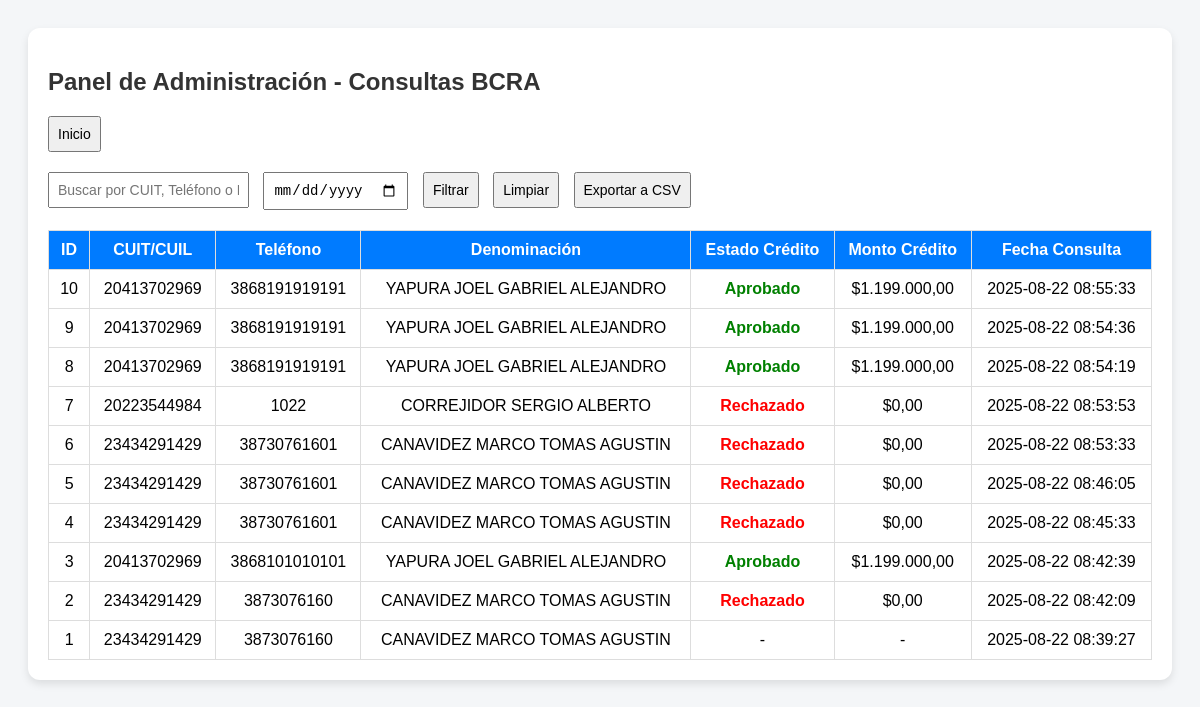
The page /admin_consultas.php on the database its author committed.
### tables this page shows
CREATE TABLE `consultas` (
  `id` int(11) NOT NULL,
  `cuit` varchar(11) NOT NULL,
  `telefono` varchar(20) NOT NULL,
  `denominacion` varchar(255) DEFAULT NULL,
  `fecha_consulta` timestamp NOT NULL DEFAULT current_timestamp(),
  `estado_credito` varchar(20) DEFAULT NULL,
  `monto_credito` decimal(12,2) DEFAULT NULL
);

### admin_consultas.php (the view, shortened to what this page needs)
<?php
$servername = "localhost";
$username = "root";
$password = "";
$dbname = "gestconsultasbcra";
$conn = new mysqli($servername, $username, $password, $dbname);
$search = isset($_GET['search']) ? $conn->real_escape_string($_GET['search']) : '';
$fecha = isset($_GET['fecha']) ? $conn->real_escape_string($_GET['fecha']) : '';
$sql = "SELECT * FROM consultas WHERE 1=1";
$sql .= " ORDER BY fecha_consulta DESC";
$result = $conn->query($sql);
?>
<!DOCTYPE html>
<html lang="es">
<head>
</head>
<body>
<div class="container">
    <h2>Panel de Administración - Consultas BCRA</h2>
    <form action="dashboard.php" method="get">
        <button type="submit">Inicio</button>
        </form>
    <form method="get" action="">
        <input type="text" name="search" placeholder="Buscar por CUIT, Teléfono o Nombre" value="<?php echo htmlspecialchars($search); ?>">
        <input type="date" name="fecha" value="<?php echo htmlspecialchars($fecha); ?>">
        <button type="submit">Filtrar</button>
        <a href="admin_consultas.php"><button type="button">Limpiar</button></a>
        <a href="export_consultas.php?search=<?php echo urlencode($search); ?>&fecha=<?php echo urlencode($fecha); ?>">
            <button type="button">Exportar a CSV</button>
        </a>
    </form>
    <table>
        <tr>
            <th>ID</th>
            <th>CUIT/CUIL</th>
            <th>Teléfono</th>
            <th>Denominación</th>
            <th>Estado Crédito</th>
            <th>Monto Crédito</th>
            <th>Fecha Consulta</th>
        </tr>
        <?php if ($result->num_rows > 0): ?>
            <?php while ($row = $result->fetch_assoc()): ?>
                <tr>
                    <td><?php echo $row['id']; ?></td>
                    <td><?php echo $row['cuit']; ?></td>
                    <td><?php echo $row['telefono']; ?></td>
                    <td><?php echo $row['denominacion']; ?></td>
                    <td class="<?php echo strtolower($row['estado_credito']); ?>">
                        <?php echo $row['estado_credito'] ? $row['estado_credito'] : '-'; ?>
                    </td>
                    <td>
                        <?php
                        echo $row['monto_credito'] !== null
                            ? "$" . number_format($row['monto_credito'], 2, ',', '.')
                            : "-";
                        ?>
                    </td>
                    <td><?php echo $row['fecha_consulta']; ?></td>
                </tr>
            <?php endwhile; ?>
        <?php else: ?>
            <tr><td colspan="7">No se encontraron resultados.</td></tr>
        <?php endif; ?>
    </table>
</div>
</body>
</html>

### admin_consultas.php (style rules this page uses)
body { font-family: Arial, sans-serif; background: #f4f6f8; padding: 20px; }
.container { background: #fff; padding: 20px; border-radius: 12px; box-shadow: 0 4px 8px rgba(0,0,0,0.1); }
h2 { color: #333; }
form { margin-bottom: 20px; }
input, button { padding: 8px; font-size: 14px; margin-right: 10px; }
table { width: 100%; border-collapse: collapse; margin-top: 10px; }
th, td { padding: 10px; border: 1px solid #ddd; text-align: center; }
th { background: #007BFF; color: white; }
.aprobado { color: green; font-weight: bold; }
.rechazado { color: red; font-weight: bold; }

### rows shown on the page
consultas: id "10", cuit "20413702969", telefono "3868191919191", denominacion "YAPURA JOEL GABRIEL ALEJANDRO", estado_credito "Aprobado", monto_credito "1.199.000,00", fecha_consulta "2025-08-22 08:55:33"
consultas: id "9", cuit "20413702969", telefono "3868191919191", denominacion "YAPURA JOEL GABRIEL ALEJANDRO", estado_credito "Aprobado", monto_credito "1.199.000,00", fecha_consulta "2025-08-22 08:54:36"
consultas: id "8", cuit "20413702969", telefono "3868191919191", denominacion "YAPURA JOEL GABRIEL ALEJANDRO", estado_credito "Aprobado", monto_credito "1.199.000,00", fecha_consulta "2025-08-22 08:54:19"
consultas: id "7", cuit "20223544984", telefono "1022", denominacion "CORREJIDOR SERGIO ALBERTO", estado_credito "Rechazado", monto_credito "0,00", fecha_consulta "2025-08-22 08:53:53"
consultas: id "6", cuit "23434291429", telefono "38730761601", denominacion "CANAVIDEZ MARCO TOMAS AGUSTIN", estado_credito "Rechazado", monto_credito "0,00", fecha_consulta "2025-08-22 08:53:33"
consultas: id "5", cuit "23434291429", telefono "38730761601", denominacion "CANAVIDEZ MARCO TOMAS AGUSTIN", estado_credito "Rechazado", monto_credito "0,00", fecha_consulta "2025-08-22 08:46:05"
consultas: id "4", cuit "23434291429", telefono "38730761601", denominacion "CANAVIDEZ MARCO TOMAS AGUSTIN", estado_credito "Rechazado", monto_credito "0,00", fecha_consulta "2025-08-22 08:45:33"
consultas: id "3", cuit "20413702969", telefono "3868101010101", denominacion "YAPURA JOEL GABRIEL ALEJANDRO", estado_credito "Aprobado", monto_credito "1.199.000,00", fecha_consulta "2025-08-22 08:42:39"
consultas: id "2", cuit "23434291429", telefono "3873076160", denominacion "CANAVIDEZ MARCO TOMAS AGUSTIN", estado_credito "Rechazado", monto_credito "0,00", fecha_consulta "2025-08-22 08:42:09"
consultas: id "1", cuit "23434291429", telefono "3873076160", denominacion "CANAVIDEZ MARCO TOMAS AGUSTIN", fecha_consulta "2025-08-22 08:39:27"
